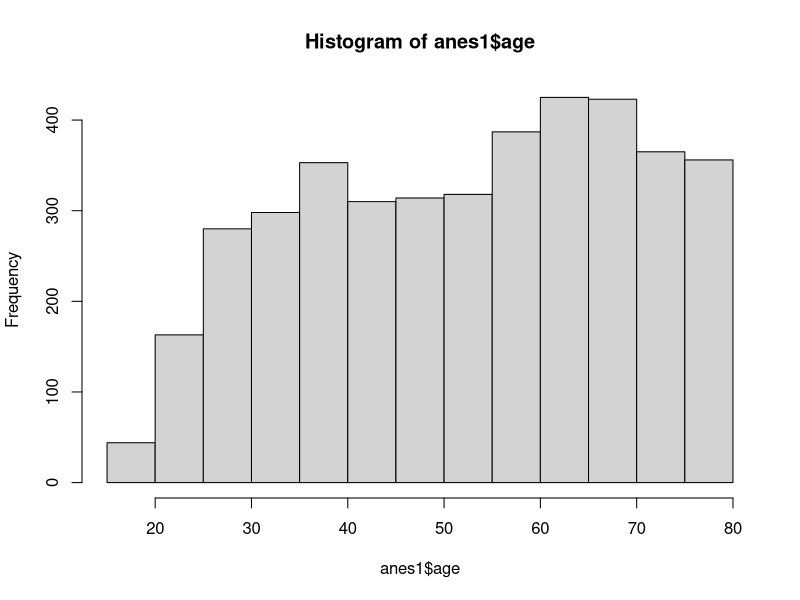
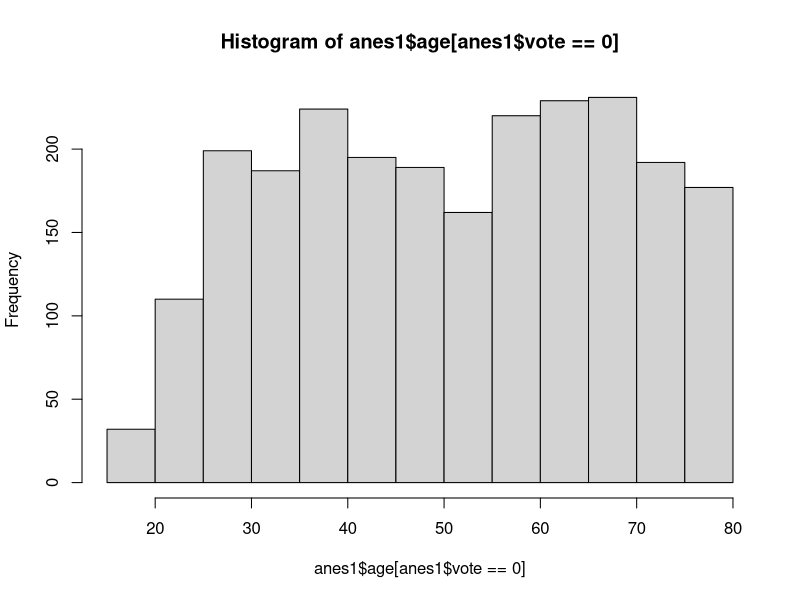
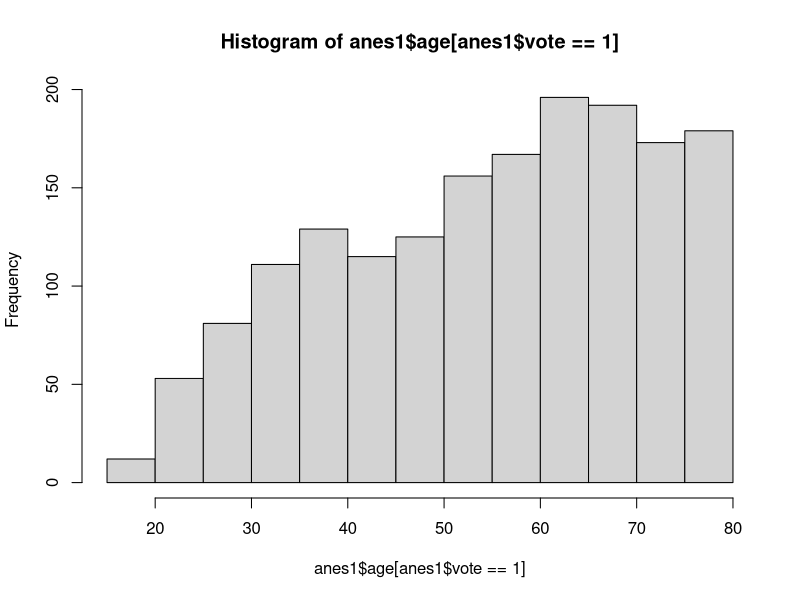
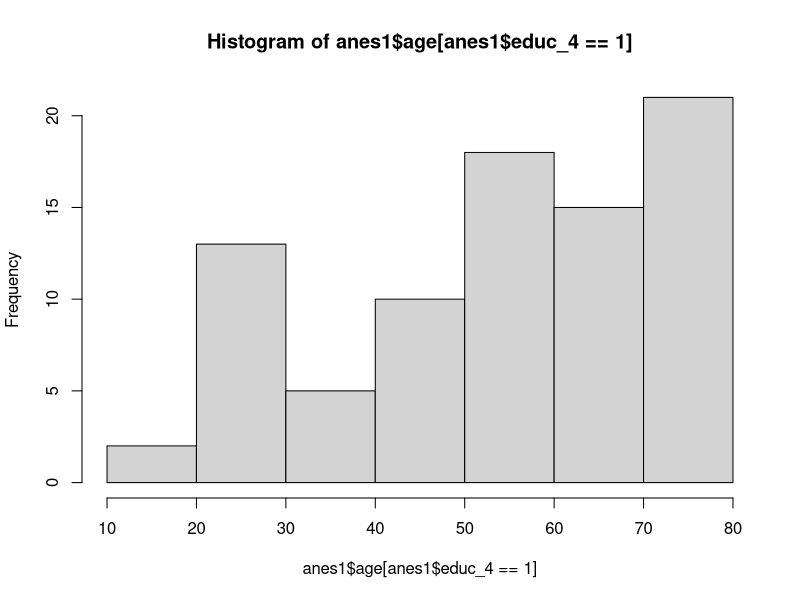
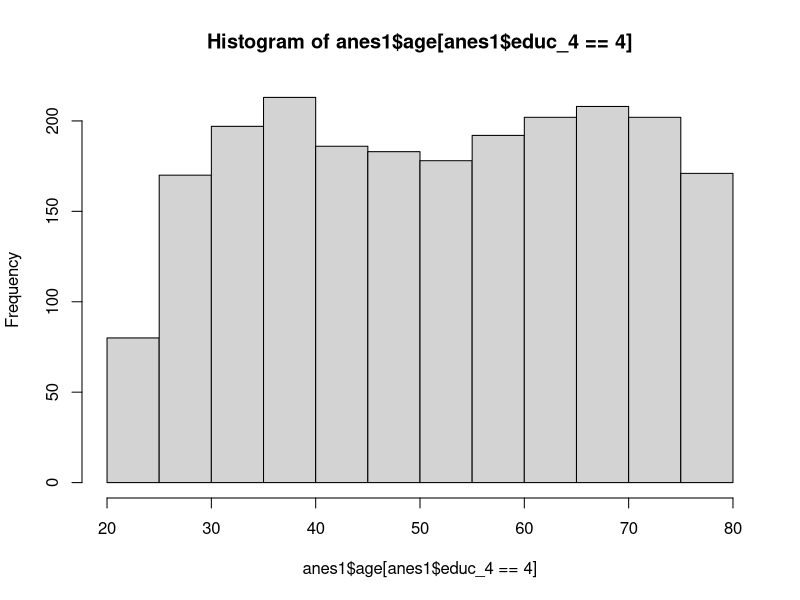
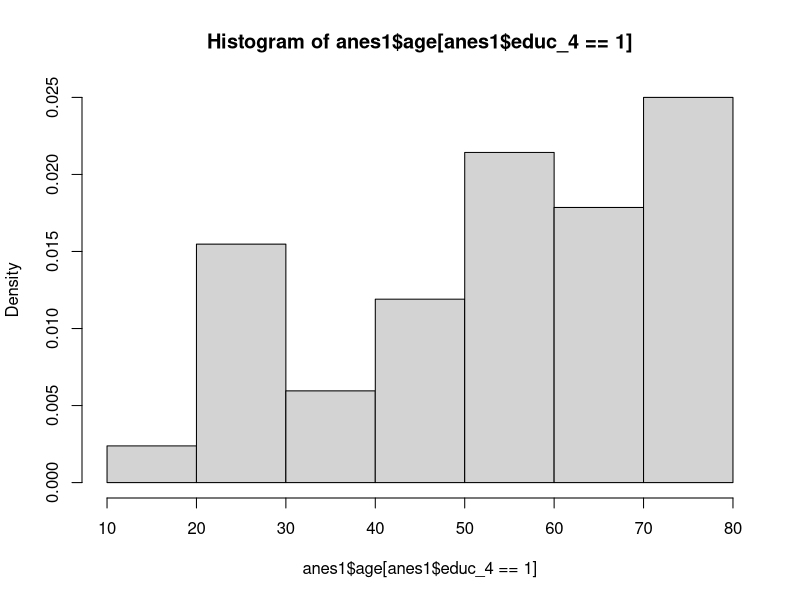
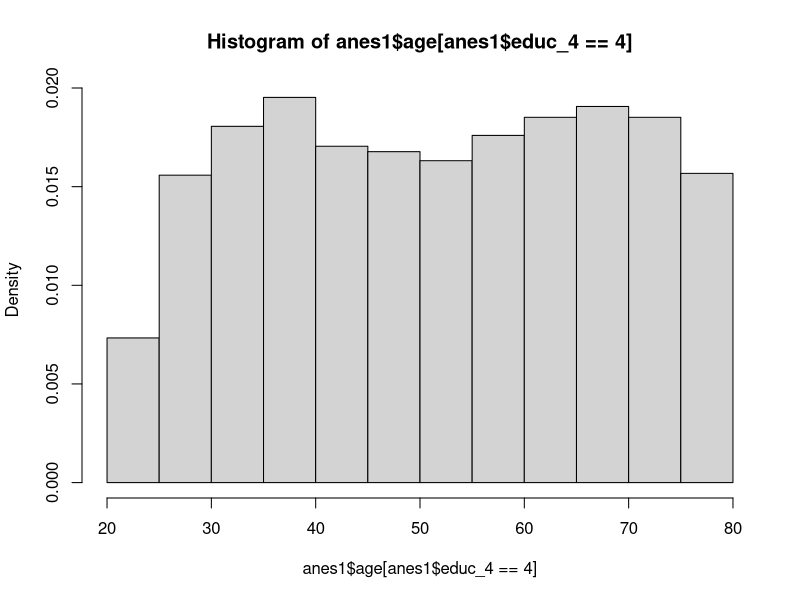
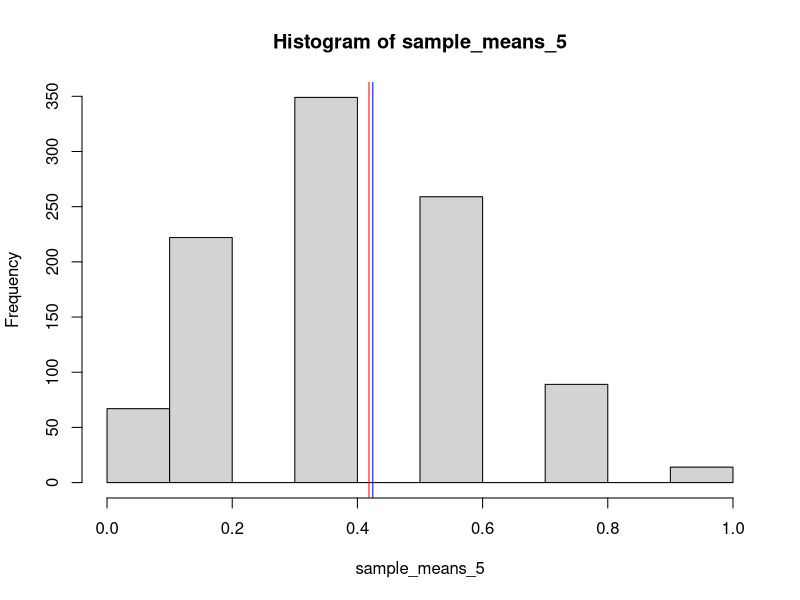

Here is the R script that generated these plots, in order:
## Week 5: Sampling, Correlation, and the Law of Large Numbers

## INFERRING POPULATION CHARACTERISTICS VIA SURVEY RESEARCH

## MEASURING SUPPORT FOR TRUMP IN 2020 US ELECTION POLL

## Set the working directory
## (delete the lines of code that are not for your computer, and
##  if using Windows, replace "username" with your own username)
setwd("~/Documents/DSS") # if Mac
setwd("C:/Users/username/Desktop/DSS") # if Windows
setwd("/cloud/project/DSS") # if in the cloud
setwd("~/Dropbox/SIT/SIT_Classes/Public_Pages/Data-Storytelling-2026/data/") # My directory

library(dplyr) # loads dplyr package for data manipulation
library(labelled) # loads labelled package for working with labelled data
## Load the dataset
anes <- read.csv("anes_data_2020_big.csv") # reads and stores data


# creates binary variable for intention to vote: 

# Codebook for vote variable:
# "Biden" = 1,
# "Trump" = 2,

anes$vote  <- ifelse(anes$vote_2020 == 2, 1, 0) # creates binary variable for vote: 1 for Trump, 0 for Biden

# Codebook for educ_4 variable:
# "Grade School or less" = 1,
# "High School" = 2,
# "Some College" = 3,
# "College or advanced degree" = 4


anes <- anes |>
  mutate(educ_4_labeled = case_when(
    educ_4 == 1 ~ "Grade School or less",
    educ_4 == 2 ~ "High School",
    educ_4 == 3 ~ "Some College",
    educ_4 == 4 ~ "College or advanced degree",
    TRUE ~ NA_character_
  )) # creates categorical variable for education using dplyr


## Understand the data
## (Read about description of variables and unit of observation)
head(anes) # shows first observations

## Identify the types of variables included
## (character vs. numeric; binary vs. non-binary)

## Identify the number of observations
dim(anes) # provides dimensions of dataframe: rows, columns

## Predicting the referendum outcome
## Frequency table

## Table of proportions 
## option a: create frequency table first
freq_table <- table(anes$vote) # object with frequency table
prop.table(freq_table) # creates table of proportions

## option b: do it all at once
prop.table(table(anes$vote)) # creates table of proportions

## 3.4 WHO SUPPORTED TRUMP?

## Handling missing data

table(anes$educ_4, exclude=NULL) # table() including NAs
mean(anes$vote) # mean() without removing NAs
mean(anes$vote, na.rm=TRUE) # mean() removing NAs
anes1 <- na.omit(anes) # removes observations with NAs
head(anes) # shows first observations of original dataframe
head(anes1) # shows first observations of clean dataframe
dim(anes) # provides dimensions (rows, columns) of original dataframe
dim(anes1) # provides dimensions (rows, columns) of clean dataframe

## Two-way frequency tables
table(anes1$vote, anes1$educ_4_labeled) # creates two-way frequency table of vote and education

## Two-way tables of proportions
prop.table(table(anes1$vote, anes1$educ_4_labeled)) 
prop.table(table(anes1$vote, anes1$educ_4_labeled), margin=1) # with margin=1
prop.table(table(anes1$vote, anes1$educ_4_labeled), margin=2) # with margin=2

## Histograms
hist(anes1$age) # creates histogram of all observations in age
hist(anes1$age[anes1$vote==0]) # creates histogram for Biden supporters
hist(anes1$age[anes1$vote==1]) # creates histogram for Trump supporters

## Density histograms
hist(anes1$age[anes1$educ_4==1]) # (frequency) histogram for respondents w/ grade School or less
hist(anes1$age[anes1$educ_4==4]) # (frequency) histogram for respondents  w/ undergraduate degree or more
hist(anes1$age[anes1$educ_4==1], freq=FALSE) # density histogram for respondents w/ grade School or less
hist(anes1$age[anes1$educ_4==4], freq=FALSE) # density histogram for respondents  w/ undergraduate degree or more

## Descriptive statistics
mean(anes1$age[anes1$vote==0]) # mean age of Biden supporters
mean(anes1$age[anes1$vote==1]) # mean age of Trump supporters
median(anes1$age[anes1$vote==0]) # median age of Biden supporters
median(anes1$age[anes1$vote==1]) # median age of Trump supporters
sd(anes1$age[anes1$vote==0]) # sd of age for Biden supporters
sd(anes1$age[anes1$vote==1]) # sd of age for Trump supporters
var(anes1$age[anes1$vote==1]) # variance of age of Trump supporters
sd(anes1$age[anes1$vote==1])^2 # square of sd of age for Trump supporters
sqrt(var(anes1$age[anes1$vote==1])) # square root of variance of age for Trump supporters


## Scatter plot

anes1$high_education <- ifelse(anes1$educ_4 == 4, 1, 0) # creates binary variable for high education: 1 for college or advanced degree, 0 for less than college

table(anes1$high_education, anes1$vote) # scatter plot X, Y

## Correlation
cor(anes1$high_education, anes1$vote) # calculates correlation between X and Y
cor(anes1$vote, anes1$high_education) # calculates correlation between Y and X

## Law of Large Numbers


sample_means_function <- function(vector, n, num_samples) {
  sample_means <- numeric(num_samples) # creates empty vector to store sample means
  for (i in 1:num_samples) { # for loop to create num_samples samples
    sample <- sample(vector, n, replace=TRUE) # creates a sample of size n with replacement
    sample_means[i] <- mean(sample) # calculates mean of sample and stores it in vector
  }
  return(sample_means) # returns vector of sample means
}

anes1_var <- anes1$vote # creates vector of variable of interest

# Sample 5

sample_means_5 <- sample_means_function(anes1_var, n=5, num_samples=1000) 

hist(sample_means_5) # creates histogram of sample means
abline(v=mean(anes1_var), col="red") # adds vertical line for population mean
abline(v=mean(sample_means_5), col="blue") # adds vertical line for population mean

# Sample 10

sample_means_10 <- sample_means_function(anes1_var, n=10, num_samples=1000) 

hist(sample_means_10) # creates histogram of sample means
abline(v=mean(anes1_var), col="red") # adds vertical line for population mean
abline(v=mean(sample_means_10), col="blue") # adds vertical line for population mean

# Sample 50

sample_means_50 <- sample_means_function(anes1_var, n=50, num_samples=1000) 

hist(sample_means_50) # creates histogram of sample means
abline(v=mean(anes1_var), col="red") # adds vertical line for population mean
abline(v=mean(sample_means_50), col="blue") # adds vertical line for population mean


### Sampling Bias 

## Let's say we only sample from respondents who are from California

anes1_ca <- anes1[anes1$state == "CA", ] # creates subset of data for California respondents

freq_table_ca <- table(anes1_ca$vote) # object with frequency table
freq_table_ca_prop <- prop.table(freq_table_ca)

diff_trump_support <- freq_table_ca_prop[2] - prop.table(freq_table)[2] # difference in proportion of Trump supporters between California and overall sample

# We will see strongly different results if we only sample from California respondents


## Class Exercise: Analyzing the Age of Trump and Biden supporters

# 1. Subset age depending on vote choice (Pick either Trump or Biden supporters)
# 2. Create a histogram of the age distribution for your chosen group of supporters
# 3. Calculate the mean, median, and standard deviation of age for your chosen group
# 4. Use the Sample Means Function to create a distribution of sample means for age with a sample size of 15 and 1000 samples
# 5. Subset your data to only include respondents from a specific state (e.g., Texas) and find the average Trump support rate. Compare the results to the overall sample.
